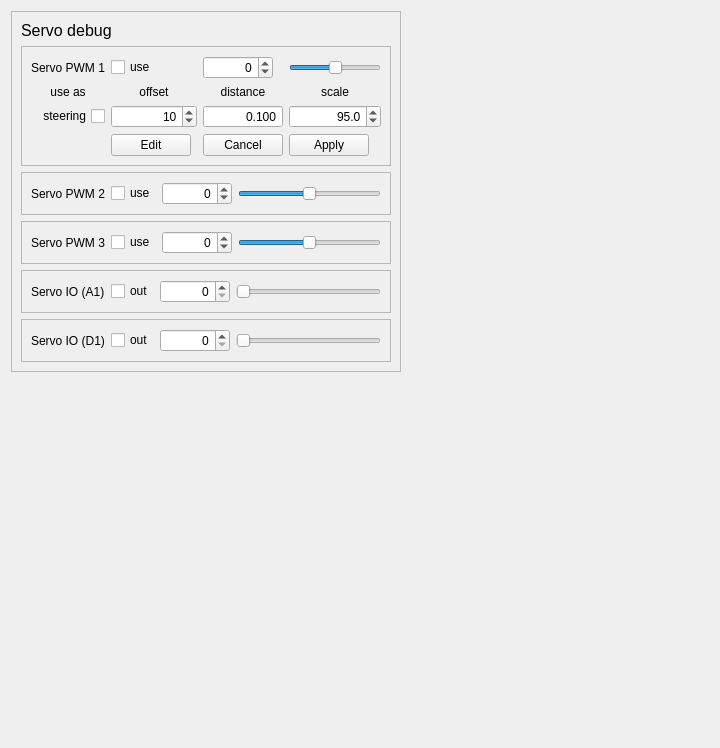
       <widget class="QWidget" name="tab_servo">
        <attribute name="title">
         <string>Servo</string>
        </attribute>
        <layout class="QGridLayout" name="gridLayout_20">
         <item row="0" column="0">
          <widget class="QFrame" name="frame_13">
           <property name="frameShape">
            <enum>QFrame::StyledPanel</enum>
           </property>
           <property name="frameShadow">
            <enum>QFrame::Raised</enum>
           </property>
           <layout class="QGridLayout" name="gridLayout_19">
            <item row="0" column="0">
             <widget class="QLabel" name="label_38">
              <property name="font">
               <font>
                <pointsize>12</pointsize>
               </font>
              </property>
              <property name="text">
               <string>Servo debug</string>
              </property>
             </widget>
            </item>
            <item row="1" column="0" colspan="4">
             <widget class="QFrame" name="frame_15">
              <property name="frameShape">
               <enum>QFrame::StyledPanel</enum>
              </property>
              <property name="frameShadow">
               <enum>QFrame::Raised</enum>
              </property>
              <layout class="QGridLayout" name="gridLayout_3">
               <item row="0" column="2" colspan="2">
                <widget class="QCheckBox" name="checkBox_servo1">
                 <property name="toolTip">
                  <string>&lt;html&gt;&lt;head/&gt;&lt;body&gt;&lt;p&gt;Enable or disable use of this servo, use means active now (for testing). &lt;/p&gt;&lt;p&gt;This setting is overwritten by missions, if this servo is mentioned in the mission.&lt;/p&gt;&lt;/body&gt;&lt;/html&gt;</string>
                 </property>
                 <property name="text">
                  <string>use</string>
                 </property>
                </widget>
               </item>
               <item row="0" column="0" colspan="2">
                <widget class="QLabel" name="label_servo_1">
                 <property name="text">
                  <string>Servo PWM 1</string>
                 </property>
                </widget>
               </item>
               <item row="1" column="0" colspan="2">
                <widget class="QLabel" name="label_servo_10">
                 <property name="text">
                  <string>use as</string>
                 </property>
                 <property name="alignment">
                  <set>Qt::AlignCenter</set>
                 </property>
                </widget>
               </item>
               <item row="2" column="0" colspan="2">
                <widget class="QCheckBox" name="checkBox_servo1_is_steering">
                 <property name="toolTip">
                  <string>&lt;html&gt;&lt;head/&gt;&lt;body&gt;&lt;p&gt;When checked, this servo will be controlled from wheel velocity to act as a castor wheel. &lt;/p&gt;&lt;p&gt;Else the servo is controlled like servo 2 and 3.&lt;/p&gt;&lt;/body&gt;&lt;/html&gt;</string>
                 </property>
                 <property name="layoutDirection">
                  <enum>Qt::RightToLeft</enum>
                 </property>
                 <property name="text">
                  <string>steering</string>
                 </property>
                </widget>
               </item>
               <item row="1" column="2" colspan="2">
                <widget class="QLabel" name="label_servo_8">
                 <property name="text">
                  <string>offset</string>
                 </property>
                 <property name="alignment">
                  <set>Qt::AlignCenter</set>
                 </property>
                </widget>
               </item>
               <item row="2" column="2" colspan="2">
                <widget class="QDoubleSpinBox" name="val_servo1_offset">
                 <property name="toolTip">
                  <string>&lt;html&gt;&lt;head/&gt;&lt;body&gt;&lt;p&gt;Steering offset to align steering wheel with straight forward.&lt;/p&gt;&lt;p&gt;Units is control units, i.e. about 50 is 5 degrees.&lt;/p&gt;&lt;p&gt;Zero offset means forward is 1.5ms pulse (center for servo)&lt;/p&gt;&lt;/body&gt;&lt;/html&gt;</string>
                 </property>
                 <property name="alignment">
                  <set>Qt::AlignRight|Qt::AlignTrailing|Qt::AlignVCenter</set>
                 </property>
                 <property name="readOnly">
                  <bool>false</bool>
                 </property>
                 <property name="buttonSymbols">
                  <enum>QAbstractSpinBox::UpDownArrows</enum>
                 </property>
                 <property name="specialValueText">
                  <string notr="true"/>
                 </property>
                 <property name="decimals">
                  <number>0</number>
                 </property>
                 <property name="minimum">
                  <double>-200.000000000000000</double>
                 </property>
                 <property name="maximum">
                  <double>200.000000000000000</double>
                 </property>
                 <property name="singleStep">
                  <double>0.010000000000000</double>
                 </property>
                 <property name="value">
                  <double>10.000000000000000</double>
                 </property>
                </widget>
               </item>
               <item row="2" column="4">
                <widget class="QDoubleSpinBox" name="val_steer_distance">
                 <property name="toolTip">
                  <string>&lt;html&gt;&lt;head/&gt;&lt;body&gt;&lt;p&gt;Distance from drive axle to steering wheel.&lt;/p&gt;&lt;p&gt;Positive is forward (front wheel). In meters.&lt;/p&gt;&lt;/body&gt;&lt;/html&gt;</string>
                 </property>
                 <property name="alignment">
                  <set>Qt::AlignRight|Qt::AlignTrailing|Qt::AlignVCenter</set>
                 </property>
                 <property name="readOnly">
                  <bool>false</bool>
                 </property>
                 <property name="buttonSymbols">
                  <enum>QAbstractSpinBox::NoButtons</enum>
                 </property>
                 <property name="specialValueText">
                  <string notr="true"/>
                 </property>
                 <property name="decimals">
                  <number>3</number>
                 </property>
                 <property name="minimum">
                  <double>-1.000000000000000</double>
                 </property>
                 <property name="maximum">
                  <double>1.000000000000000</double>
                 </property>
                 <property name="singleStep">
                  <double>0.010000000000000</double>
                 </property>
                 <property name="value">
                  <double>0.100000000000000</double>
                 </property>
                </widget>
               </item>
               <item row="1" column="4">
                <widget class="QLabel" name="label_servo_6">
                 <property name="text">
                  <string>distance</string>
                 </property>
                 <property name="alignment">
                  <set>Qt::AlignCenter</set>
                 </property>
                </widget>
               </item>
               <item row="2" column="5" colspan="3">
                <widget class="QDoubleSpinBox" name="val_servo1_scale">
                 <property name="toolTip">
                  <string>&lt;html&gt;&lt;head/&gt;&lt;body&gt;&lt;p&gt;Servo angle change from 1ms to 2ms PWM pulse to servo.&lt;/p&gt;&lt;p&gt;(typically 90 deg)&lt;/p&gt;&lt;/body&gt;&lt;/html&gt;</string>
                 </property>
                 <property name="alignment">
                  <set>Qt::AlignRight|Qt::AlignTrailing|Qt::AlignVCenter</set>
                 </property>
                 <property name="readOnly">
                  <bool>false</bool>
                 </property>
                 <property name="buttonSymbols">
                  <enum>QAbstractSpinBox::UpDownArrows</enum>
                 </property>
                 <property name="specialValueText">
                  <string notr="true"/>
                 </property>
                 <property name="decimals">
                  <number>1</number>
                 </property>
                 <property name="minimum">
                  <double>-180.000000000000000</double>
                 </property>
                 <property name="maximum">
                  <double>180.000000000000000</double>
                 </property>
                 <property name="singleStep">
                  <double>1.000000000000000</double>
                 </property>
                 <property name="value">
                  <double>95.000000000000000</double>
                 </property>
                </widget>
               </item>
               <item row="1" column="5" colspan="3">
                <widget class="QLabel" name="label_servo_9">
                 <property name="text">
                  <string>scale</string>
                 </property>
                 <property name="alignment">
                  <set>Qt::AlignCenter</set>
                 </property>
                </widget>
               </item>
               <item row="0" column="4">
                <widget class="QSpinBox" name="servo_value_1">
                 <property name="sizePolicy">
                  <sizepolicy hsizetype="Expanding" vsizetype="Fixed">
                   <horstretch>0</horstretch>
                   <verstretch>0</verstretch>
                  </sizepolicy>
                 </property>
                 <property name="maximumSize">
                  <size>
                   <width>70</width>
                   <height>16777215</height>
                  </size>
                 </property>
                 <property name="toolTip">
                  <string>&lt;html&gt;&lt;head/&gt;&lt;body&gt;&lt;p&gt;Servo value in a -500 to 500 scale for 1 - 2 ms. &lt;/p&gt;&lt;p&gt;Allowed values are -1000 to + 1000.&lt;/p&gt;&lt;/body&gt;&lt;/html&gt;</string>
                 </property>
                 <property name="alignment">
                  <set>Qt::AlignRight|Qt::AlignTrailing|Qt::AlignVCenter</set>
                 </property>
                 <property name="minimum">
                  <number>-1050</number>
                 </property>
                 <property name="maximum">
                  <number>1050</number>
                 </property>
                </widget>
               </item>
               <item row="0" column="5" colspan="3">
                <widget class="QSlider" name="horizontalSlider_servo1">
                 <property name="minimum">
                  <number>-1000</number>
                 </property>
                 <property name="maximum">
                  <number>1000</number>
                 </property>
                 <property name="singleStep">
                  <number>10</number>
                 </property>
                 <property name="pageStep">
                  <number>100</number>
                 </property>
                 <property name="orientation">
                  <enum>Qt::Horizontal</enum>
                 </property>
                </widget>
               </item>
               <item row="3" column="5">
                <widget class="QPushButton" name="servo_apply">
                 <property name="text">
                  <string>Apply</string>
                 </property>
                </widget>
               </item>
               <item row="3" column="4">
                <widget class="QPushButton" name="servo_cancel">
                 <property name="text">
                  <string>Cancel</string>
                 </property>
                </widget>
               </item>
               <item row="3" column="2">
                <widget class="QPushButton" name="servo_edit">
                 <property name="text">
                  <string>Edit</string>
                 </property>
                </widget>
               </item>
              </layout>
             </widget>
            </item>
            <item row="2" column="0" colspan="4">
             <widget class="QFrame" name="frame_17">
              <property name="frameShape">
               <enum>QFrame::StyledPanel</enum>
              </property>
              <property name="frameShadow">
               <enum>QFrame::Raised</enum>
              </property>
              <layout class="QHBoxLayout" name="horizontalLayout_6">
               <item>
                <widget class="QLabel" name="label_servo_2">
                 <property name="text">
                  <string>Servo PWM 2</string>
                 </property>
                </widget>
               </item>
               <item>
                <widget class="QCheckBox" name="checkBox_servo2">
                 <property name="text">
                  <string>use</string>
                 </property>
                </widget>
               </item>
               <item>
                <widget class="QSpinBox" name="servo_value_2">
                 <property name="sizePolicy">
                  <sizepolicy hsizetype="Expanding" vsizetype="Fixed">
                   <horstretch>0</horstretch>
                   <verstretch>0</verstretch>
                  </sizepolicy>
                 </property>
                 <property name="maximumSize">
                  <size>
                   <width>70</width>
                   <height>16777215</height>
                  </size>
                 </property>
                 <property name="alignment">
                  <set>Qt::AlignRight|Qt::AlignTrailing|Qt::AlignVCenter</set>
                 </property>
                 <property name="minimum">
                  <number>-1050</number>
                 </property>
                 <property name="maximum">
                  <number>1050</number>
                 </property>
                 <property name="value">
                  <number>0</number>
                 </property>
                </widget>
               </item>
               <item>
                <widget class="QSlider" name="horizontalSlider_servo2">
                 <property name="minimum">
                  <number>-1000</number>
                 </property>
                 <property name="maximum">
                  <number>1000</number>
                 </property>
                 <property name="singleStep">
                  <number>10</number>
                 </property>
                 <property name="pageStep">
                  <number>100</number>
                 </property>
                 <property name="orientation">
                  <enum>Qt::Horizontal</enum>
                 </property>
                </widget>
               </item>
              </layout>
             </widget>
            </item>
            <item row="3" column="0" colspan="4">
             <widget class="QFrame" name="frame_18">
              <property name="frameShape">
               <enum>QFrame::StyledPanel</enum>
              </property>
              <property name="frameShadow">
               <enum>QFrame::Raised</enum>
              </property>
              <layout class="QHBoxLayout" name="horizontalLayout_7">
               <item>
                <widget class="QLabel" name="label_servo_3">
                 <property name="text">
                  <string>Servo PWM 3</string>
                 </property>
                </widget>
               </item>
               <item>
                <widget class="QCheckBox" name="checkBox_servo3">
                 <property name="text">
                  <string>use</string>
                 </property>
                </widget>
               </item>
               <item>
                <widget class="QSpinBox" name="servo_value_3">
                 <property name="sizePolicy">
                  <sizepolicy hsizetype="Expanding" vsizetype="Fixed">
                   <horstretch>0</horstretch>
                   <verstretch>0</verstretch>
                  </sizepolicy>
                 </property>
                 <property name="maximumSize">
                  <size>
                   <width>70</width>
                   <height>16777215</height>
                  </size>
                 </property>
                 <property name="alignment">
                  <set>Qt::AlignRight|Qt::AlignTrailing|Qt::AlignVCenter</set>
                 </property>
                 <property name="minimum">
                  <number>-1050</number>
                 </property>
                 <property name="maximum">
                  <number>1050</number>
                 </property>
                </widget>
               </item>
               <item>
                <widget class="QSlider" name="horizontalSlider_servo3">
                 <property name="minimum">
                  <number>-1000</number>
                 </property>
                 <property name="maximum">
                  <number>1000</number>
                 </property>
                 <property name="singleStep">
                  <number>10</number>
                 </property>
                 <property name="pageStep">
                  <number>100</number>
                 </property>
                 <property name="orientation">
                  <enum>Qt::Horizontal</enum>
                 </property>
                </widget>
               </item>
              </layout>
             </widget>
            </item>
            <item row="4" column="0" colspan="4">
             <widget class="QFrame" name="frame_19">
              <property name="frameShape">
               <enum>QFrame::StyledPanel</enum>
              </property>
              <property name="frameShadow">
               <enum>QFrame::Raised</enum>
              </property>
              <layout class="QHBoxLayout" name="horizontalLayout_8">
               <item>
                <widget class="QLabel" name="label_servo_4">
                 <property name="text">
                  <string>Servo IO (A1)</string>
                 </property>
                </widget>
               </item>
               <item>
                <widget class="QCheckBox" name="checkBox_servo4">
                 <property name="text">
                  <string>out</string>
                 </property>
                </widget>
               </item>
               <item>
                <widget class="QSpinBox" name="servo_value_4">
                 <property name="sizePolicy">
                  <sizepolicy hsizetype="Expanding" vsizetype="Fixed">
                   <horstretch>0</horstretch>
                   <verstretch>0</verstretch>
                  </sizepolicy>
                 </property>
                 <property name="maximumSize">
                  <size>
                   <width>70</width>
                   <height>16777215</height>
                  </size>
                 </property>
                 <property name="alignment">
                  <set>Qt::AlignRight|Qt::AlignTrailing|Qt::AlignVCenter</set>
                 </property>
                 <property name="minimum">
                  <number>0</number>
                 </property>
                 <property name="maximum">
                  <number>4096</number>
                 </property>
                </widget>
               </item>
               <item>
                <widget class="QSlider" name="horizontalSlider_servo4">
                 <property name="minimum">
                  <number>0</number>
                 </property>
                 <property name="maximum">
                  <number>4096</number>
                 </property>
                 <property name="singleStep">
                  <number>10</number>
                 </property>
                 <property name="pageStep">
                  <number>100</number>
                 </property>
                 <property name="orientation">
                  <enum>Qt::Horizontal</enum>
                 </property>
                </widget>
               </item>
              </layout>
             </widget>
            </item>
            <item row="5" column="0" colspan="4">
             <widget class="QFrame" name="frame_20">
              <property name="frameShape">
               <enum>QFrame::StyledPanel</enum>
              </property>
              <property name="frameShadow">
               <enum>QFrame::Raised</enum>
              </property>
              <layout class="QHBoxLayout" name="horizontalLayout_9">
               <item>
                <widget class="QLabel" name="label_servo_5">
                 <property name="text">
                  <string>Servo IO (D1)</string>
                 </property>
                </widget>
               </item>
               <item>
                <widget class="QCheckBox" name="checkBox_servo5">
                 <property name="text">
                  <string>out</string>
                 </property>
                </widget>
               </item>
               <item>
                <widget class="QSpinBox" name="servo_value_5">
                 <property name="sizePolicy">
                  <sizepolicy hsizetype="Expanding" vsizetype="Fixed">
                   <horstretch>0</horstretch>
                   <verstretch>0</verstretch>
                  </sizepolicy>
                 </property>
                 <property name="maximumSize">
                  <size>
                   <width>70</width>
                   <height>16777215</height>
                  </size>
                 </property>
                 <property name="alignment">
                  <set>Qt::AlignRight|Qt::AlignTrailing|Qt::AlignVCenter</set>
                 </property>
                 <property name="maximum">
                  <number>1</number>
                 </property>
                </widget>
               </item>
               <item>
                <widget class="QSlider" name="horizontalSlider_servo5">
                 <property name="minimum">
                  <number>0</number>
                 </property>
                 <property name="maximum">
                  <number>1</number>
                 </property>
                 <property name="singleStep">
                  <number>1</number>
                 </property>
                 <property name="pageStep">
                  <number>1</number>
                 </property>
                 <property name="value">
                  <number>0</number>
                 </property>
                 <property name="orientation">
                  <enum>Qt::Horizontal</enum>
                 </property>
                </widget>
               </item>
              </layout>
             </widget>
            </item>
           </layout>
          </widget>
         </item>
         <item row="0" column="1">
          <spacer name="horizontalSpacer_11">
           <property name="orientation">
            <enum>Qt::Horizontal</enum>
           </property>
           <property name="sizeHint" stdset="0">
            <size>
             <width>308</width>
             <height>345</height>
            </size>
           </property>
          </spacer>
         </item>
         <item row="1" column="0">
          <spacer name="verticalSpacer_6">
           <property name="orientation">
            <enum>Qt::Vertical</enum>
           </property>
           <property name="sizeHint" stdset="0">
            <size>
             <width>20</width>
             <height>365</height>
            </size>
           </property>
          </spacer>
         </item>
        </layout>
       </widget>
